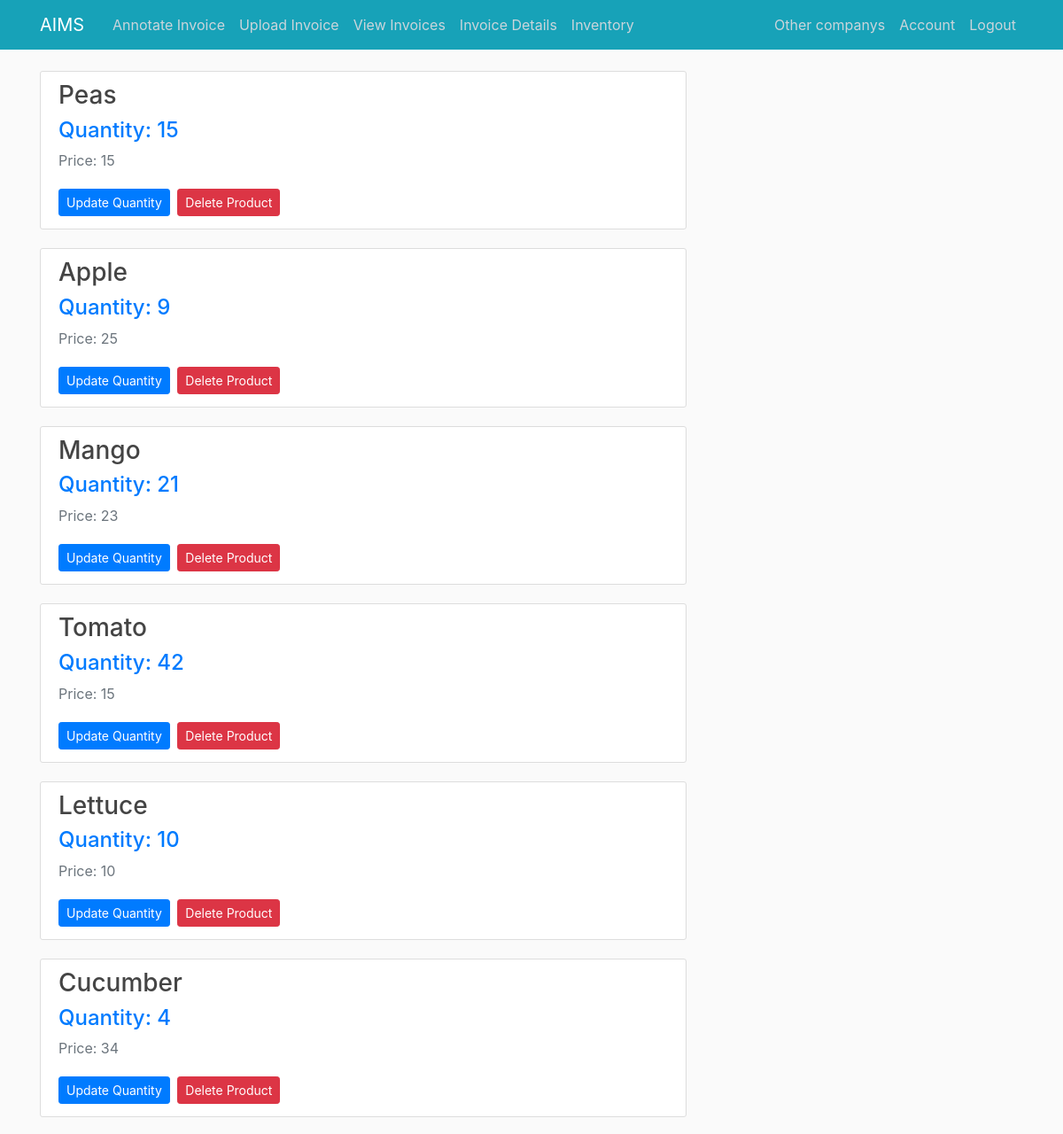
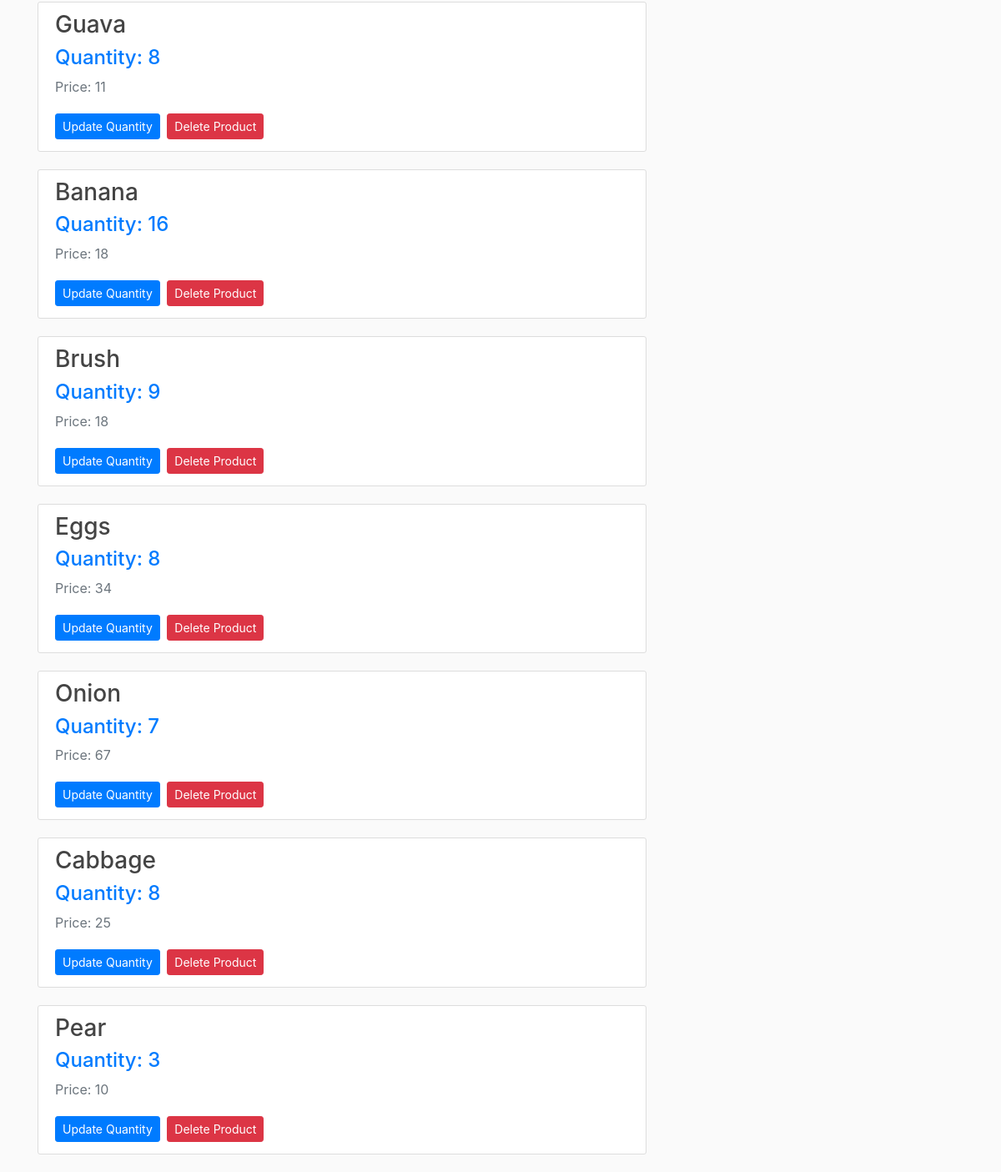
/viewinventory (signed in), run on the app's committed database (2 pictures, top to bottom).
### aims_/models.py (models this page shows, shortened)
class Product(db.Model):
    id = db.Column(db.Integer, primary_key=True)
    name = db.Column(db.String(20), unique=True, nullable=False)
    price = db.Column(db.Integer,nullable=False)
    products = db.relationship(
        'Inventory', backref='which_product', cascade="all,delete", lazy=True)

### aims_/routes.py (the view)
@app.route("/viewinventory")
@login_required
def view_inventory():
    if session['account_type']== 'company':
        comp = Company.query.filter_by(id=current_user.id).first()
        prods = comp.products
        tp = []
        for product in prods:
            actprod = Product.query.filter_by(id=product.product_id).first()
            tp.append([actprod.name,product.quantity,actprod.price,product.product_id])
        if len(tp) == 0:
            flash('No invoices uploaded or processed to view inventory!', 'danger')
            return redirect(url_for('view_invoices'))
        return render_template('view_inventory.html', title='View Inventory',products=tp)
    abort(403)

### aims_/models.py (called while the page is built)
@login_manager.user_loader
def load_user(user_id):
    if 'account_type' in session:
        if session['account_type'] == 'broker':
            return Broker.query.get(int(user_id))
        elif session['account_type'] == 'admin':
            return Admin.query.get(int(user_id))
        elif session['account_type'] == 'company':
            return Company.query.get(int(user_id))
    return None

### aims_/templates/view_inventory.html (shortened to what this page needs)
{% extends "layout.html" %}
{% block content %}
    {% for prod in products %}
    <div class="content-section">
        <div class="media-body">
            <h3>{{ prod[0].title() }}</h3>
            <h4 class="text-primary">Quantity: {{prod[1]}}</h4>
            <p class="text-secondary">Price: {{ prod[2] }}</p>
            <a class="btn btn-primary btn-sm mt-1 mb-1" href="{{ url_for('update_product_quant',product_id=prod[3]) }}">Update Quantity</a>
            <button type="button" class="btn btn-danger btn-sm m-1" data-toggle="modal" data-target="#deleteModal{{ prod[3] }}">Delete Product</button>
        </div>
    </div>
    <div class="col-md-4"></div>
    {% endfor %}
{% endblock content %}

### aims_/static/main.css (style rules this page uses)
body { background: #fafafa; color: #333333; margin-top: 5rem; }
h1, h2, h3, h4, h5, h6 { color: #444444; }
.content-section { display: block; background: #ffffff; padding: 10px 20px; border: 1px solid #dddddd; border-radius: 3px; margin-bottom: 20px; }

### data on the page
Product: name "Peas", price "15"
Product: name "Apple", prod "9", price "25"
Product: name "Mango", prod "21", price "23"
Product: name "Tomato", prod "42", price "15"
Product: name "Lettuce", price "10"
Product: name "Cucumber", prod "4", price "34"
Product: name "Guava", prod "8", price "11"
Product: name "Banana", prod "16", price "18"
Product: name "Brush", prod "9", price "18"
Product: name "Eggs", prod "8", price "34"
Product: name "Onion", prod "7", price "67"
Product: name "Cabbage", prod "8", price "25"
Product: name "Pear", prod "3", price "10"

### other printed values
{{ session['account_type'] }} "company"
